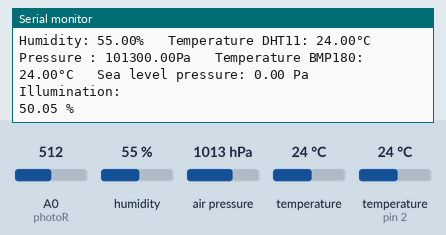
Recording of a sketch running on a simulated Arduino Uno, built with avr-gcc and run on an emulated ATmega328P. On the bench: the last lines printed to the serial monitor. Inputs (shaded band) come from the test bench; at power-on: humidity 55 %, air pressure 1013 hPa, A0 (photoR) = 512, temperature 24 °C, temperature (sensor on pin 2) 24 °C.

Above: at 18.0 s.
18.1 s: humidity set to 22 %
At 20.14 s:
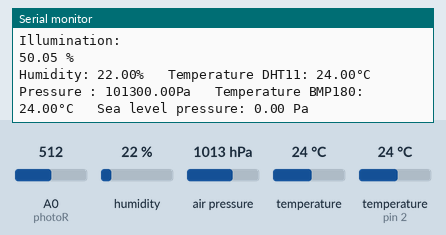
33.1 s: air pressure set to 952 hPa
At 41.3 s:
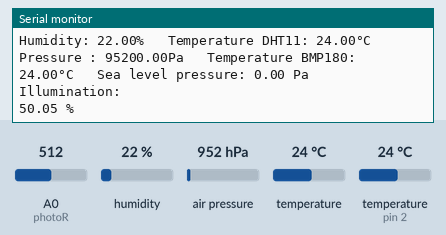
48.1 s: A0 (photoR) set to 716
At 51.4 s:
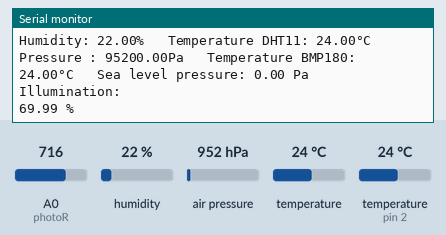
63.1 s: temperature (sensor 0) set to 12 °C
At 71.4 s:
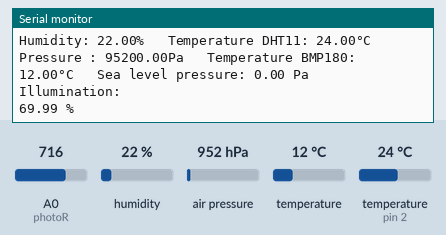

The sketch:

WeatherStation.ino
```cpp
#include "DHT.h"
#include <Wire.h>
#include <BMP180.h>

#define DHTPIN 2
#define DHTTYPE DHT11

DHT dht(DHTPIN, DHTTYPE);
BMP180 myBMP(BMP180_ULTRAHIGHRES);

int photoR = A0;

unsigned long startTime = 0;


void setup() {
  // put your setup code here, to run once:
  Serial.begin(9600);
  Serial.println(F("DHT11 Test"));

  dht.begin();

    while (myBMP.begin() != true)
  {
    Serial.println(F("Bosch BMP180/BMP085 is not connected or fail to read calibration coefficients"));
    delay(5000);
  }

  Serial.println(F("Bosch BMP180/BMP085 sensor is OK")); //(F()) saves string to flash & keeps dynamic memory free


}

void loop() {
  // put your main code here, to run repeatedly:
  unsigned long actualTime = millis();
  if (actualTime - startTime >= 10000){
    float humidity = dht.readHumidity();
    float temperatureDHT = dht.readTemperature();

    float pressureBMP = myBMP.getPressure();
    float temperatureBMP = myBMP.getTemperature();
    float seaLevelPressureBMP = myBMP.getSeaLevelPressure(2630);

    float lightValue = analogRead(photoR);

    Serial.print("Humidity: ");
    Serial.print(humidity);
    Serial.print("%   Temperature DHT11: ");
    Serial.print(temperatureDHT);
    Serial.println("°C ");


    Serial.print("Pressure : ");
    Serial.print(pressureBMP);
    Serial.print("Pa   Temperature BMP180: ");
    Serial.print(temperatureBMP);
    Serial.print("°C   Sea level pressure: ");
    Serial.print(seaLevelPressureBMP);
    Serial.println(" Pa ");

    Serial.println("Illumination: ");
    Serial.print(lightValue/1023*100);
    Serial.println(" % ");
    Serial.println();


    startTime = actualTime;
  }


}
```

Measured:
- after the input at 18.1 s, the serial monitor: prints a new line after 1.9 s (image 1)
- after the input at 33.1 s, the serial monitor: prints a new line after 7.0 s (image 2)
- after the input at 48.1 s, the serial monitor: prints a new line after 2.1 s (image 3)
- after the input at 63.1 s, the serial monitor: prints a new line after 7.0 s (image 4)
